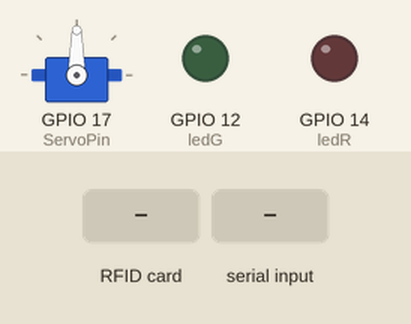
Bench run of a sketch on a simulated ESP32. Parts: servo, output pins drawn as LEDs (lit = HIGH). The test bench sets the inputs (shaded band). WiFi joins after 1.5 s; servers stay silent unless stated; the local clock reads 2024-03-15 10:24:30 at power-on unless the sketch sets it; no MQTT or app messages arrive unless stated; what the sketch prints to the serial monitor is not drawn.

Above: at 3.3 s.
3.4 s: RFID card 5E 7A 19 C4 held to the reader
At 4.2 s:
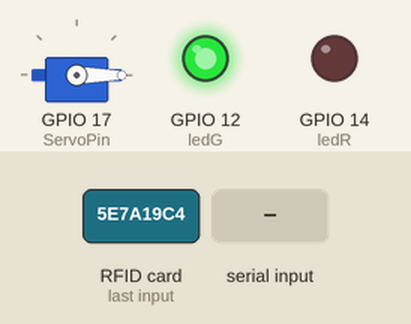
5.2 s: RFID card 5E 7A 19 C4 held to the reader
At 6.4 s:
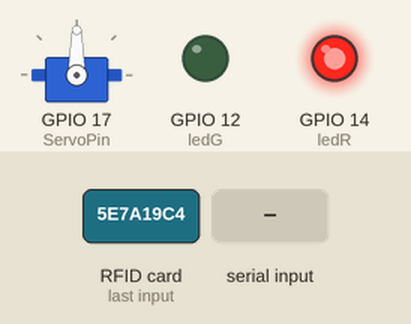
6.8 s: "1\n" received over Serial
At 8.2 s:
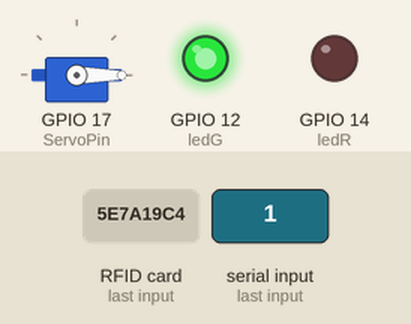
Timing chart, 0 to 9.8 s (numbered marks = the images above; inputs shaded):
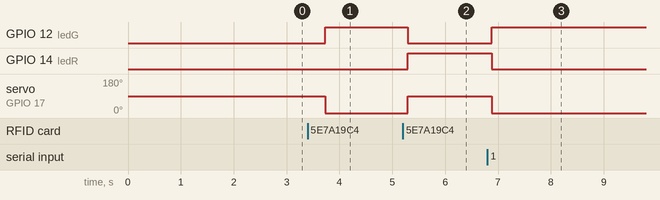

The sketch:

main.ino
```cpp
#include <MFRC522.h>
#include <WiFi.h>
#include <WiFiClientSecure.h>
#include <ArduinoJson.h>
#include <PubSubClient.h>
#include <ESP32Servo.h>
#include <certificates.h>

#define ledR 14
#define ledG 12
#define ServoPin 17

Servo myServo;

String ids[100];


// AWS
const char* endpoint = "avmr86pgqcbi1-ats.iot.us-east-2.amazonaws.com";
const char* awsTopic = "sabara/entradas";

// configurações para conectar no wifi
const char* ssid = "nome_wifi";
const char* password = "senha_wifi";

// configuração do para obter data e hora
const char* ntpServer = "pool.ntp.org";
const long gmtOffset_sec = -10800; // horário de brasília
const int daylightOffset_sec = 0;

// configurando mqtt
const char* mqttServer = "broker.hivemq.com";
const int mqttPort = 1883;
const char* mqttTopic = "sabara/entradas";

WiFiClient espClient; // para mqtt
PubSubClient mqttClient(espClient);

WiFiClientSecure net;  // para AWS
PubSubClient awsClient(net);

void conectarWifi(){
  WiFi.begin("Wokwi-GUEST", "", 6);
  Serial.print("Conectando ao Wi-Fi");
  while (WiFi.status() != WL_CONNECTED) {
    delay(1000);
    Serial.print(".");
  }
  Serial.println("Wi-Fi conectado!");
}

// função para conectar ao MQTT
void connectarMQTT() {
  mqttClient.setServer(mqttServer, mqttPort);
  while (!mqttClient.connected()) {
    Serial.print("Conectando ao MQTT...");
    if (mqttClient.connect("ESP32Client-1")) {
      Serial.println("Conectado ao MQTT!");
    } else {
      Serial.print("Falha na conexão.");
      Serial.print(mqttClient.state());
      delay(2000);
    }
  }
}

void conectarAWS(){
 // credenciais aws
  net.setCACert(aws_cert_ca);
  net.setCertificate(aws_cert_crt);
  net.setPrivateKey(aws_cert_private);

  awsClient.setServer(endpoint, 8883);


  Serial.println("Conectando ao AWS IOT");

  while (!awsClient.connected()) {
    Serial.print("...");
    if (awsClient.connect("ESP32ClientAWS")) {
      Serial.println("Conectado ao AWS IOT!");
    } else {
      delay(2000);
    }
  }
}

// variáveis do rfid
#define SS_PIN 23
#define RST_PIN 18
MFRC522 rfid(SS_PIN, RST_PIN);

String dateTime;

String getDateTime() {
  struct tm timeinfo;
  if (!getLocalTime(&timeinfo)) {
    return "Erro ao obter hora";
  }
  char buffer[30];
  strftime(buffer, sizeof(buffer), "%d/%m/%Y %H:%M:%S", &timeinfo);
  return String(buffer);
}

bool esta_dentro(String rfidTag) {
  for (int i = 0; i < 100; i++) {
    if (ids[i] == rfidTag) {
      return true;
    }
  }
  return false;
}

void setup() {
  Serial.begin(115200);
  SPI.begin();
  rfid.PCD_Init();

  myServo.attach(ServoPin, 500, 2400);

  pinMode(ledR, OUTPUT);
  pinMode(ledG, OUTPUT);

  configTime(gmtOffset_sec, daylightOffset_sec, ntpServer, "time.nist.gov", "pool.ntp.org");

  conectarWifi();
  connectarMQTT();
  conectarAWS();

  Serial.println("Aproxime um cartão RFID ou digite um ID no Serial: ");
}


void loop() {
  String rfidTag = "";

  // Leitura via cartão RFID real
  if (rfid.PICC_IsNewCardPresent() && rfid.PICC_ReadCardSerial()) {
    for (byte i = 0; i < rfid.uid.size; i++) {
      if (rfid.uid.uidByte[i] < 0x10) rfidTag += "0";
      rfidTag += String(rfid.uid.uidByte[i], HEX);
    }
    rfidTag.toUpperCase();

    Serial.print("Cartão RFID lido: ");
    Serial.println(rfidTag);

    rfid.PICC_HaltA();         // Finaliza comunicação com o cartão
    rfid.PCD_StopCrypto1();    // Finaliza criptografia
  }

  // Leitura via Serial
  if (Serial.available() > 0) {
    rfidTag = Serial.readStringUntil('\n');
    rfidTag.trim();  // remover espaços

    Serial.print("Tag RFID digitada: ");
    Serial.println(rfidTag);
  }

  // Se rfidTag não estiver vazia, processa os dados
  if (rfidTag != "") {
    dateTime = getDateTime();  // atualizar data e hora

    String message = "";
    if (!esta_dentro(rfidTag)) {
      Serial.println("Entrada registrada.");
      digitalWrite(ledG, HIGH);
      digitalWrite(ledR, LOW);
      myServo.write(0);
      message = "Entrada: " + rfidTag + " em " + dateTime;
      Serial.println(message);

      for (int i = 0; i < 100; i++) {
        if (ids[i] == "") {
          ids[i] = rfidTag;
          break;
        }
      }
    } else {
      Serial.println("Saída registrada.");
      digitalWrite(ledG, LOW);
      digitalWrite(ledR, HIGH);
      myServo.write(90);
      message = "Saída: " + rfidTag + " em " + dateTime;
      Serial.println(message);

      for (int i = 0; i < 100; i++) {
        if (ids[i] == rfidTag) {
          ids[i] = "";  // Limpa o ID da lista
          break;
        }
      }
    }

    StaticJsonDocument<200> json;
    json["ID"] = rfidTag;
    json["Hora"] = dateTime;
    json["status"] = esta_dentro(rfidTag) ? "Entrada" : "Saída";

    String jsonString;
    serializeJson(json, jsonString);

    if (!mqttClient.connected()) {
      connectarMQTT();
    }
    mqttClient.loop();

    if (!awsClient.connected()) {
      conectarAWS();
    }
    awsClient.loop();

    if (mqttClient.publish(mqttTopic, jsonString.c_str())) {
      Serial.println("Dados publicados com sucesso no MQTT!");
    } else {
      Serial.println("Falha ao publicar os dados no MQTT.");
    }

    if (awsClient.publish(awsTopic, jsonString.c_str())) {
      Serial.println("Dados publicados com sucesso na AWS!");
    } else {
      Serial.println("Falha ao publicar os dados na AWS.");
    }
  }

  delay(500);
}
```

certificates.h
```cpp
const char* aws_cert_ca = R"EOF(
-----BEGIN CERTIFICATE-----
// INSERIR SUA CHAVE AWS
-----END CERTIFICATE-----
)EOF";

const char* aws_cert_crt = R"KEY(
-----BEGIN CERTIFICATE-----
// INSERIR SUA CHAVE AWS
-----END CERTIFICATE-----
)KEY";

const char* aws_cert_private = R"KEY(
-----BEGIN RSA PRIVATE KEY-----
// INSERIR SUA CHAVE AWS
-----END RSA PRIVATE KEY-----
)KEY";
```

Measured:
- after the input at 3.4 s, GPIO 12 (ledG): LOW → HIGH after 0.33 s; servo on GPIO 17 (ServoPin): 90° → 0° after 0.33 s
- after the input at 5.2 s, GPIO 12 (ledG): HIGH → LOW after 0.10 s; GPIO 14 (ledR): LOW → HIGH after 0.10 s; servo on GPIO 17 (ServoPin): 0° → 90° after 0.10 s
- after the input at 6.8 s, GPIO 12 (ledG): LOW → HIGH after 0.08 s; GPIO 14 (ledR): HIGH → LOW after 0.08 s; servo on GPIO 17 (ServoPin): 90° → 0° after 0.08 s
